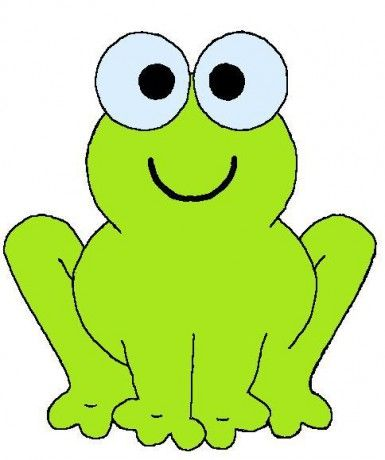
#> input picture hrany.jpg, 385 x 460 px, found by its file name
$ python skuskaVykonuAlgOpenCV.py
#> lines starting #> are read from the running program, lines starting #| are printed output that depends on the picture; after the words box and inside, x2 and y2 are one past the last pixel; in counts of white or black regions, pixels touching at a corner belong together
import matplotlib.image as mpimg
import time
import cv2
import numpy as np

img = mpimg.imread('hrany.jpg')
#> img is the input picture: shape (460, 385, 3); mean R, G, B 200.6, 230.3, 141
img = np.asarray(img)

start_time = time.time()

for i in range(1000):

    #implementacia kniznice openCV pre python: trvala okolo 2.1438 sek.
    edges = cv2.Canny(img,385,460)
#> this loop made 1000 passes
#> pass 1, `edges = cv2.Canny(img,385,460)`:
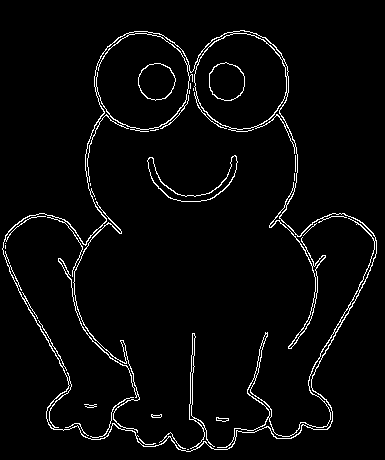
#> edges: shape (460, 385); 3.4% white in thin lines or dots, all inside (x1, y1, x2, y2) = (2, 30, 377, 452)

print("--- %s seconds ---" % (time.time() - start_time))

$ run again, with convolution.png saved as hrany.jpg
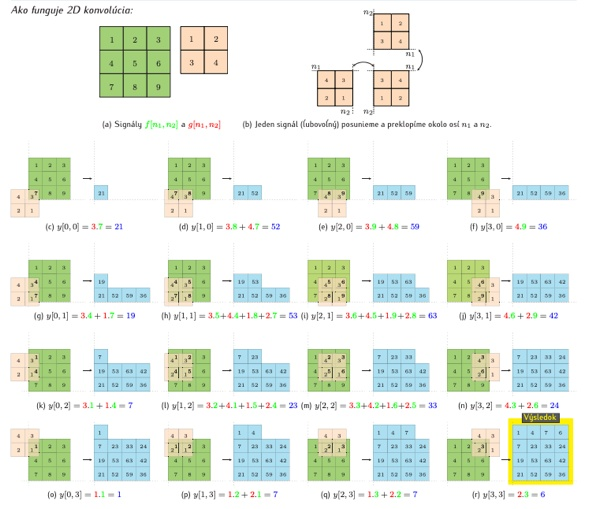
#> input picture convolution.png, 589 x 509 px, found by its file name
#> img is the input picture: shape (509, 589, 3); mean R, G, B 233, 240, 230.8
#> the loop `for i in range(1000):` made 1000 passes
#> pass 1, `edges = cv2.Canny(img,385,460)`:
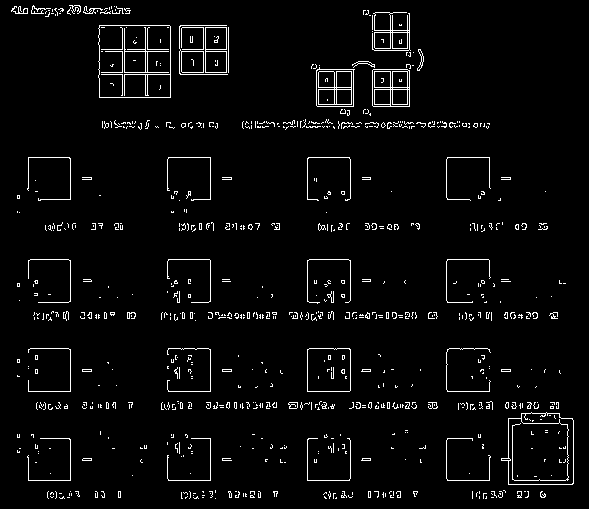
#> edges: shape (509, 589); 3.7% white in thin lines or dots
